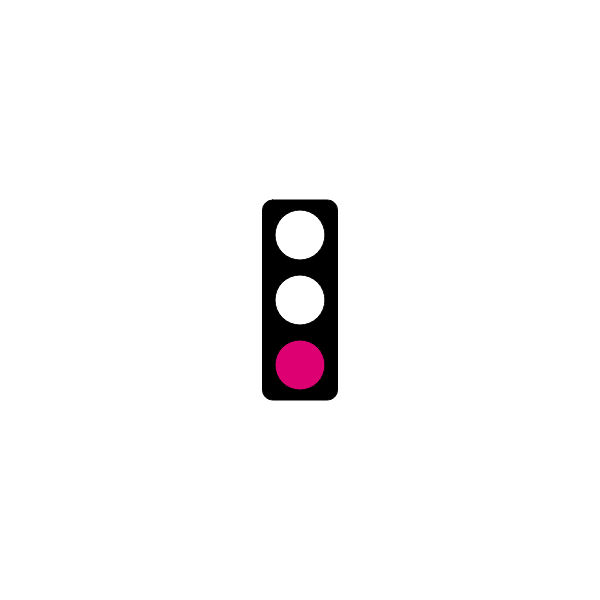
Frame 1 (no input)
Frame 60 (no input): identical to frame 1, image omitted
Frame 120 (the mouse pressed at the canvas centre since frame 60): identical to frame 1, image omitted

The p5.js sketch that drew this single still picture (run headless with seeded random() and noise() and a simulated clock; from frame 60 on, the mouse is pressed at the canvas centre):

// p5.js sketch
// ── sketch.js
// states and timings demo
// Rainn Morphy
// Sept 24th, 2024

// GOAL: make a 'traffic light' simulator. For now, just have the light
// changing according to time. You may want to investigate the millis()

let trafficState = "green";
let lastSwitchedTime = 0;

const GREEN_DURATION = 3000;
const AMBER_DURATION = 1000;
const RED_DURATION = 4000;

function setup() {
  createCanvas(600, 600);
}

function draw() {
  background(255);
  drawOutlineOfLights();
  swapState();
  trafficLights();
}

function swapState() {
  if (trafficState === "green" && millis() > lastSwitchedTime + GREEN_DURATION) {
    trafficState = "amber";
    lastSwitchedTime = millis();
    console.log(trafficState);
  }
  else if (trafficState === "amber" && millis() > lastSwitchedTime + AMBER_DURATION) {
    trafficState = "red";
    lastSwitchedTime = millis();
    console.log(trafficState);
  }
  else if (trafficState === "red" && millis() > lastSwitchedTime + RED_DURATION) {
    trafficState = "green";
    lastSwitchedTime = millis();
    console.log(trafficState);
  }
}

function trafficLights() {
  if (trafficState === "green") {
    fill(220, 0, 115); // shade of green
    ellipse(width / 2, height / 2 + 65, 50, 50);
  }
  else if (trafficState === "amber") {
    fill(234, 196, 53); // shade of yellow
    ellipse(width / 2, height / 2, 50, 50);
  }
  else if (trafficState === "red") {
    fill(4, 231, 98); // shade of red
    ellipse(width / 2, height / 2 - 65, 50, 50);
  }
}

function drawOutlineOfLights() {
  //box
  rectMode(CENTER);
  fill(0);
  rect(width / 2, height / 2, 75, 200, 10);

  //lights
  fill(255);
  ellipse(width / 2, height / 2 + 65, 50, 50); // top

  ellipse(width / 2, height / 2, 50, 50); // middle

  ellipse(width / 2, height / 2 - 65, 50, 50); // bottom
}
